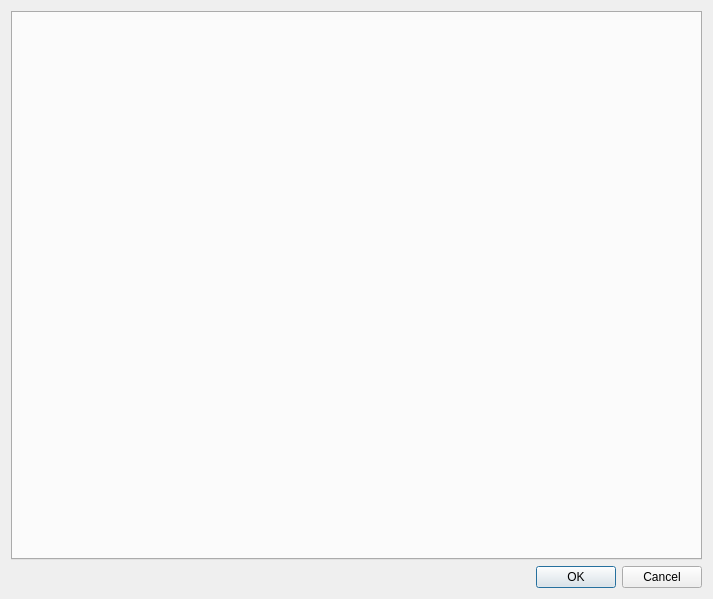
<?xml version="1.0" encoding="UTF-8"?>
<ui version="4.0">
 <class>SettingsDialog</class>
 <widget class="QDialog" name="SettingsDialog">
  <property name="geometry">
   <rect>
    <x>0</x>
    <y>0</y>
    <width>713</width>
    <height>599</height>
   </rect>
  </property>
  <property name="windowTitle">
   <string>Options</string>
  </property>
  <layout class="QVBoxLayout" name="verticalLayout">
   <item>
    <widget class="QTabWidget" name="SettingsTabs">
     <property name="currentIndex">
      <number>-1</number>
     </property>
    </widget>
   </item>
   <item>
    <widget class="QDialogButtonBox" name="buttonBox">
     <property name="orientation">
      <enum>Qt::Horizontal</enum>
     </property>
     <property name="standardButtons">
      <set>QDialogButtonBox::Cancel|QDialogButtonBox::Ok</set>
     </property>
    </widget>
   </item>
  </layout>
 </widget>
 <resources/>
 <connections>
  <connection>
   <sender>buttonBox</sender>
   <signal>accepted()</signal>
   <receiver>SettingsDialog</receiver>
   <slot>accept()</slot>
   <hints>
    <hint type="sourcelabel">
     <x>248</x>
     <y>254</y>
    </hint>
    <hint type="destinationlabel">
     <x>157</x>
     <y>274</y>
    </hint>
   </hints>
  </connection>
  <connection>
   <sender>buttonBox</sender>
   <signal>rejected()</signal>
   <receiver>SettingsDialog</receiver>
   <slot>reject()</slot>
   <hints>
    <hint type="sourcelabel">
     <x>316</x>
     <y>260</y>
    </hint>
    <hint type="destinationlabel">
     <x>286</x>
     <y>274</y>
    </hint>
   </hints>
  </connection>
 </connections>
</ui>
